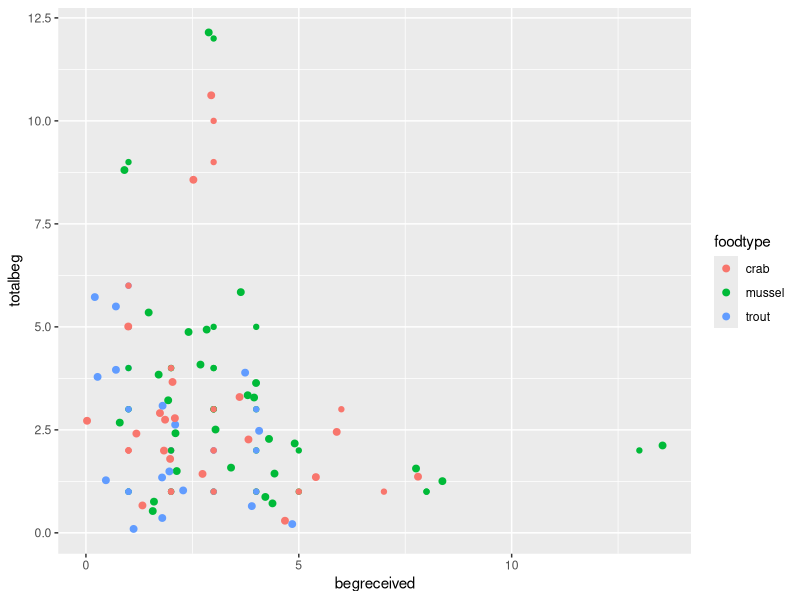
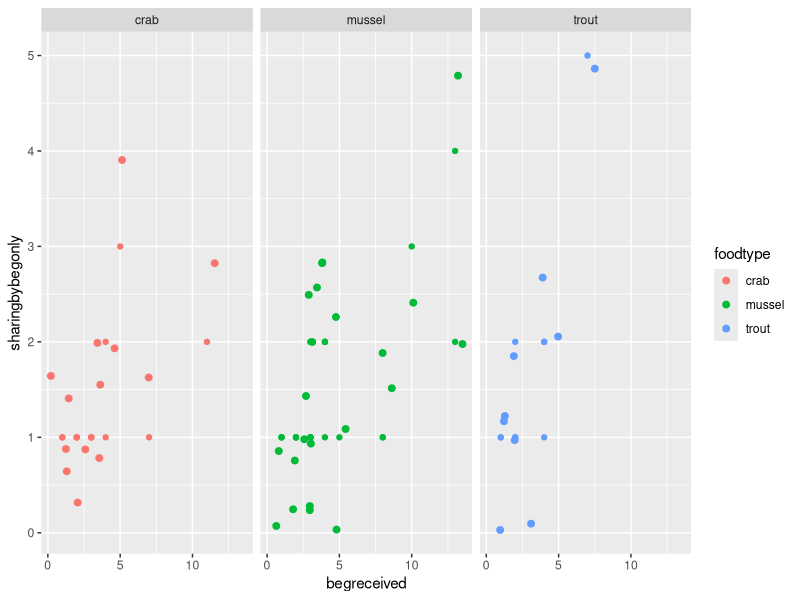

The R script that drew these images, in order:
## ---- chunk 1
library(dplyr)
library(ggplot2)
## ---- chunk 2
otter_data <- read.csv("../data/Bowden-ParryOtterdata.csv")
## ---- chunk 3
begging <-   
  otter_data %>%
  filter(begreceived > 0, totalbeg > 0) %>% 
  select(foodtype, totalbeg, begreceived)

knitr::kable(head(begging))
## ---- chunk 4
ggplot(begging, aes(x = begreceived, y = totalbeg, color = foodtype)) +
  geom_point() +
  geom_jitter(size = 2, width = 1, height = 1)
  
## ---- chunk 5
sharing <- 
  otter_data %>% 
  filter(begreceived > 0, sharingbybegonly > 0) %>% 
  select(begreceived, sharingbybegonly, foodtype)

knitr::kable(head(sharing))
## ---- chunk 6
ggplot(sharing, aes(x = begreceived, y = sharingbybegonly, color = foodtype)) +
  geom_point() +
  geom_jitter(size = 2, width = 1, height = 1) +
  facet_wrap(~foodtype)
  
